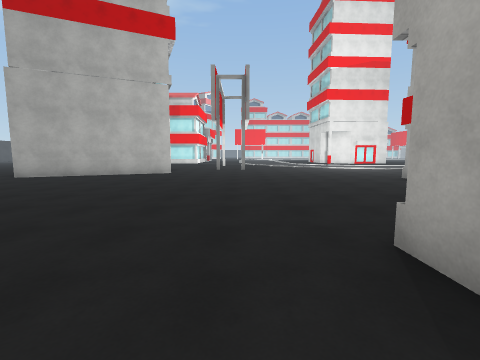
View 1 (above)

24 first-person views from a walk through a Unity game level. The camera is 1.5 m above the floor, tilts 6° down and sees 90° across. The floor is counted in squares, 2 m on a side. Each view is taken from the middle of a square. On the plan, view 1 faces up. The plan holds only what a view shows up to about 9 squares ahead; the rest is blank. The place goes on beyond the plan. The player is left out. Surface patterns are stand-ins for the level's own textures.

View 2
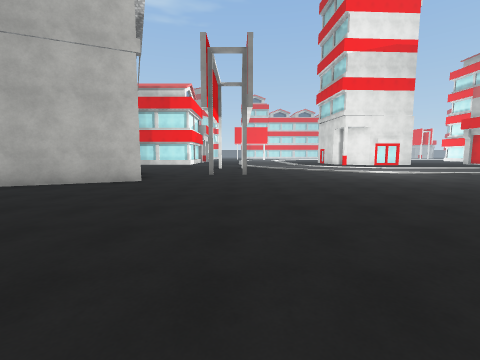

View 3
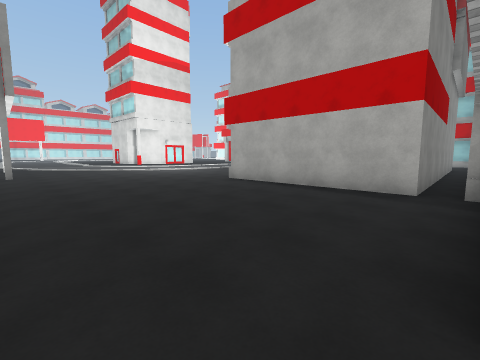

View 4
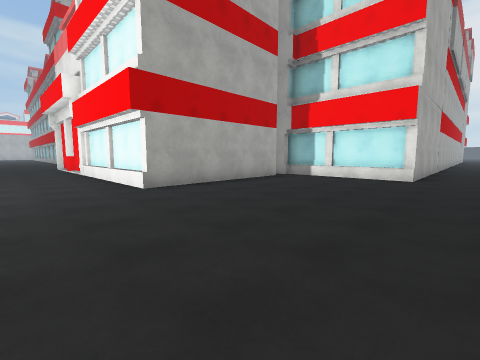

View 5
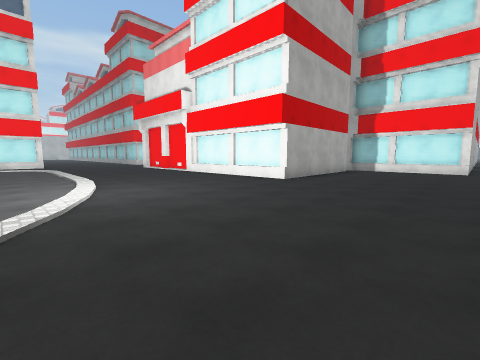

View 6
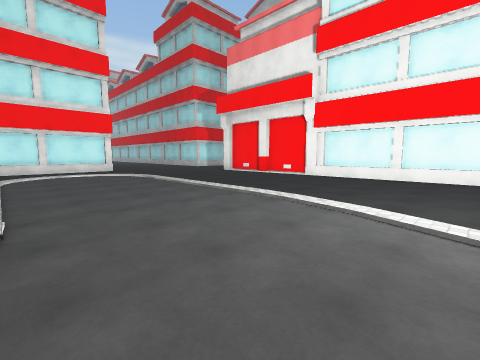

View 7
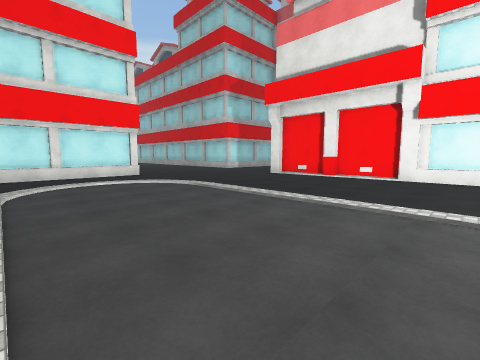

View 8
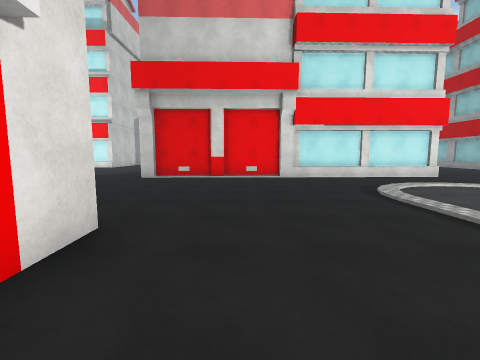

View 9
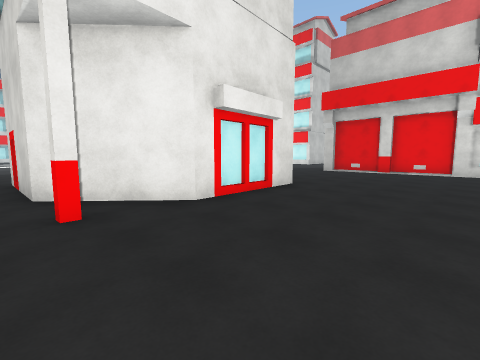

View 10
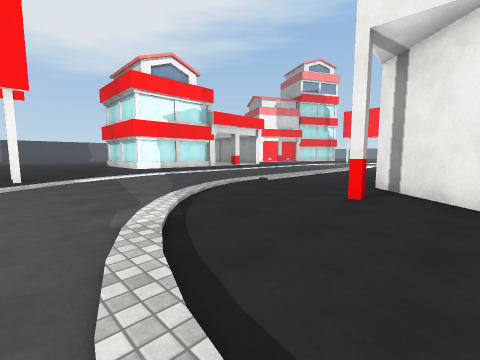

View 11
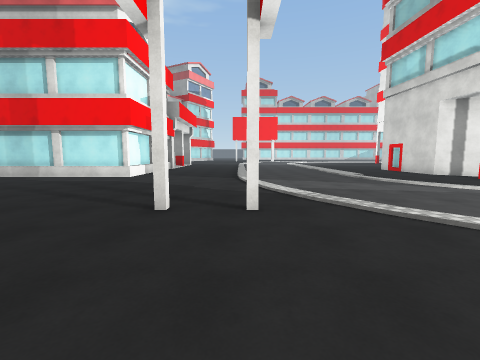

View 12
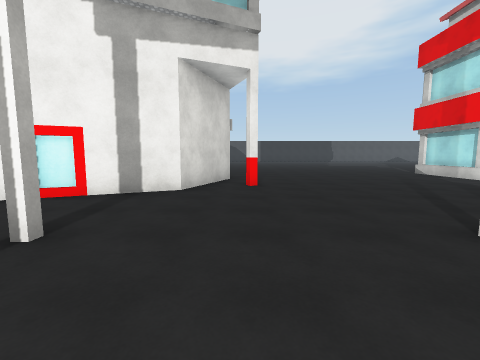

View 13
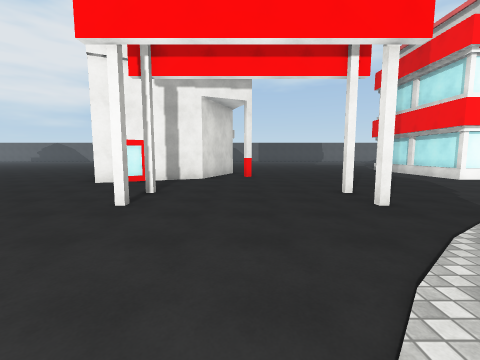

View 14
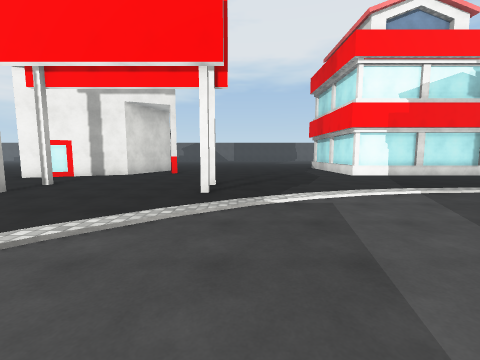

View 15
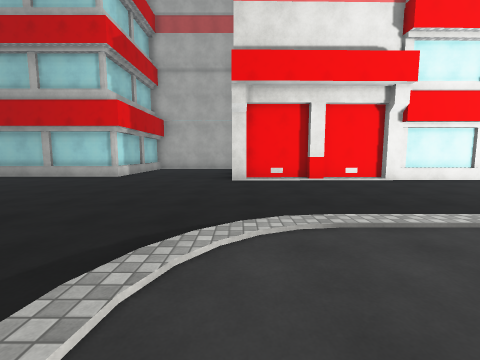

View 16
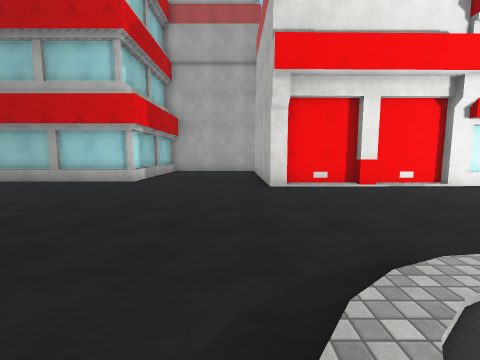

View 17
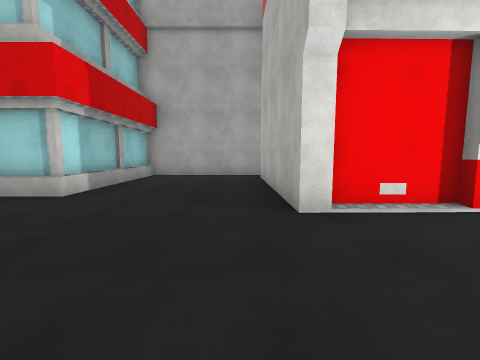

View 18
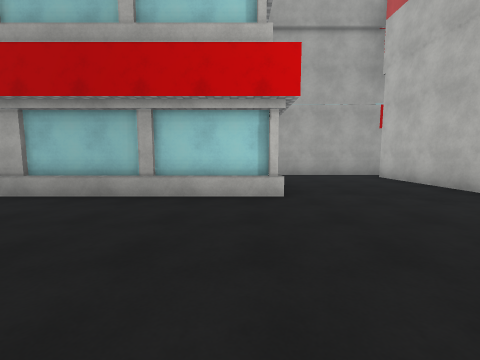

View 19
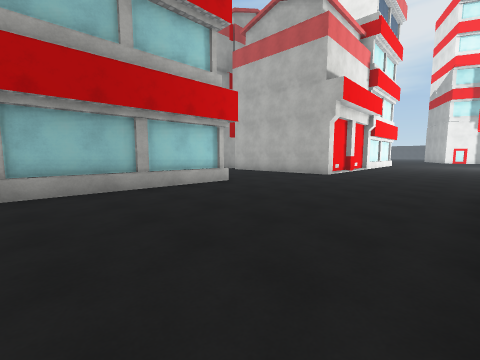

View 20
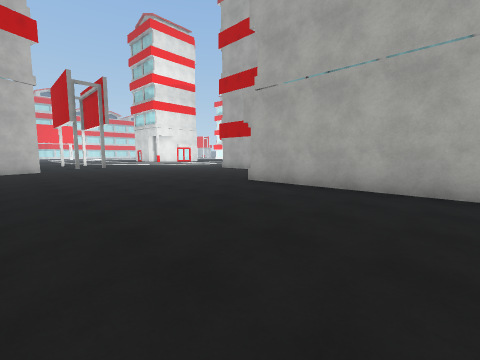

View 21
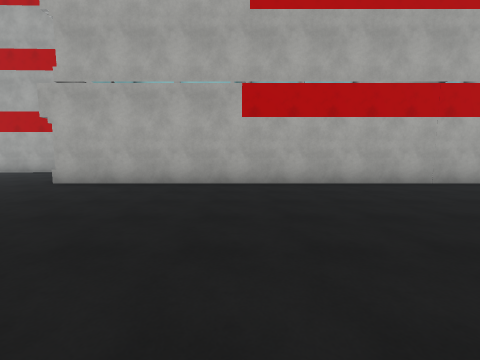

View 22
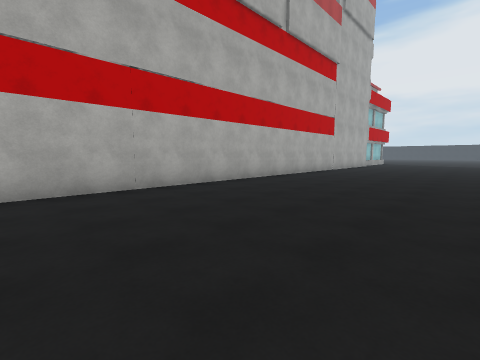

View 23
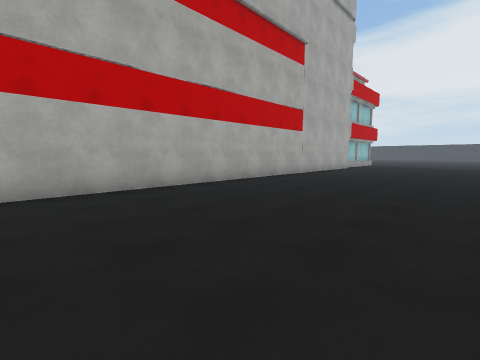

View 24
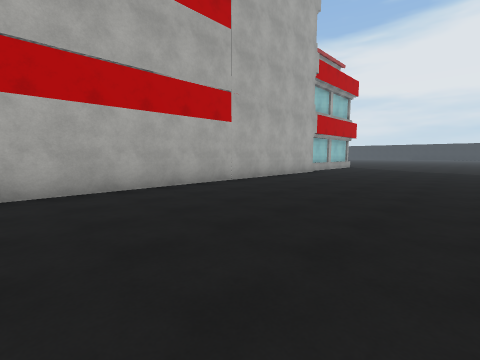

### Floor plan
Key: @ floor where view 1 was taken; # wall or solid block; . floor; / step, stairs or slope; B billboard; O other object.
Columns run from 6 left of view 1 to 24 right of it. Each row starts with its distance up from view 1.
 22   #...........##    ....#
 21 ###............####.....O
 20 ..............#.O.......O
 19 ........................O
 18 ........................O
 17 ........................#
 16 .....BB.................#
 15 ........................#
 14 .O......................#
 13 ##......................#
 12  ##..BB........................
 11   #............................
 10  ##O...........................
  9 ##.............................
  8 ............#####//O//.........
  7 ............#        #.........
  6 ............#        #...######
  5  ...........#        #...#
  4   ..........#        #...#
  3   ..........#    ##  #...#
  2   ......#####        #####
  1   ......#
  0   ....@.#
 -1   ......#
 -2   ......#
 -3  .......#
 -4   ......#
 -5   ......#
 -6   ......#
 -7   ......#
 -8   ......#
 -9   ......#
-10   ......#
-11   ......#
-12   ......#
-13   ......#
-14   ......#
-15   ......#
-16   ......#
-17   ......#
-18   ......#
-19   ......#
-20   ......#
-21   ......#
-22   .....
-23   ....

Where each view was taken, in squares from view 1:
view 1: 0 up, 0 right, facing up
view 2: 3 up, 0 right, facing up
view 3: 2 up, 0 right, facing up-right
view 4: 10 up, 0 right, facing down-right
view 5: 14 up, 1 right, facing down-right
view 6: 16 up, 6 right, facing down-right
view 7: 16 up, 9 right, facing down-right
view 8: 19 up, 10 right, facing right
view 9: 17 up, 7 right, facing up-right
view 10: 16 up, 9 right, facing up-left
view 11: 13 up, 0 right, facing up
view 12: 14 up, 1 right, facing left
view 13: 14 up, 4 right, facing left
view 14: 17 up, 5 right, facing left
view 15: 15 up, 15 right, facing down
view 16: 14 up, 16 right, facing down
view 17: 11 up, 16 right, facing down
view 18: 11 up, 20 right, facing down
view 19: 12 up, 24 right, facing down-left
view 20: 3 down, 4 left, facing up-right
view 21: 3 down, 5 left, facing right
view 22: 6 down, 4 left, facing down-right
view 23: 9 down, 4 left, facing down-right
view 24: 13 down, 4 left, facing down-right
